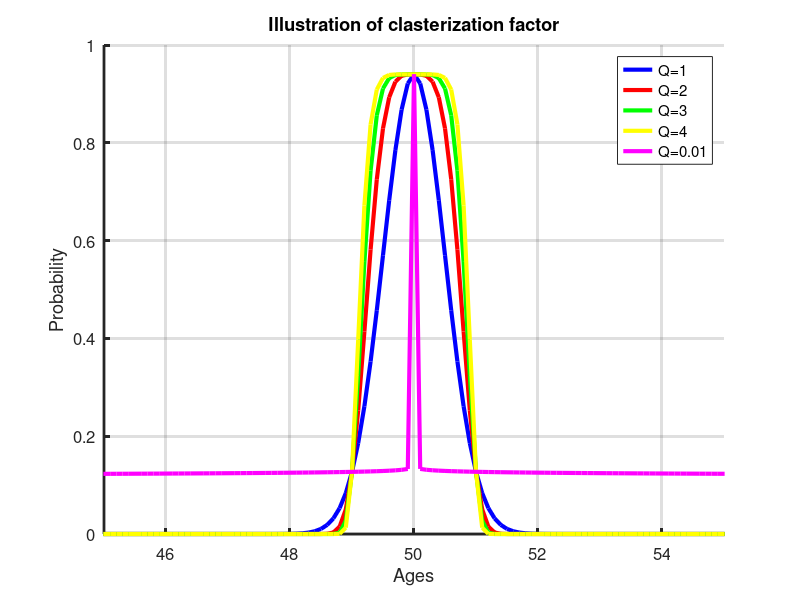

Reproduce this figure in MATLAB.

close all;
clear all;
clc;

m = 50;
sigma = 2;
K = 0.75;

x = 0 : 0.1 : 100;

y0 = K * (1/sigma*sqrt(2*pi)) * exp( -(x - m).^(2*1) / 2 * sigma * sigma );
y1 = K * (1/sigma*sqrt(2*pi)) * exp( -(x - m).^(2*2) / 2 * sigma * sigma );
y2 = K * (1/sigma*sqrt(2*pi)) * exp( -(x - m).^(2*3) / 2 * sigma * sigma );
y3 = K * (1/sigma*sqrt(2*pi)) * exp( -(x - m).^(2*4) / 2 * sigma * sigma );
y4 = K * (1/sigma*sqrt(2*pi)) * exp( -(x - m).^(0.01) / 2 * sigma * sigma );

figure;
hold on;

plot(x, y0, 'linewidth', 3, 'color', 'b');
plot(x, y1, 'linewidth', 3, 'color', 'r');
plot(x, y2, 'linewidth', 3, 'color', 'g');
plot(x, y3, 'linewidth', 3, 'color', 'y');
plot(x, y4, 'linewidth', 3, 'color', 'm');

set(gca, 'linewidth', 2, 'fontsize', 12);
xlabel('Ages');
ylabel('Probability');
title('Illustration of clasterization factor');
legend('Q=1', 'Q=2', 'Q=3', 'Q=4', 'Q=0.01');
xlim([45; 55]);
ylim([0; 1]);
grid on;

hold off;
